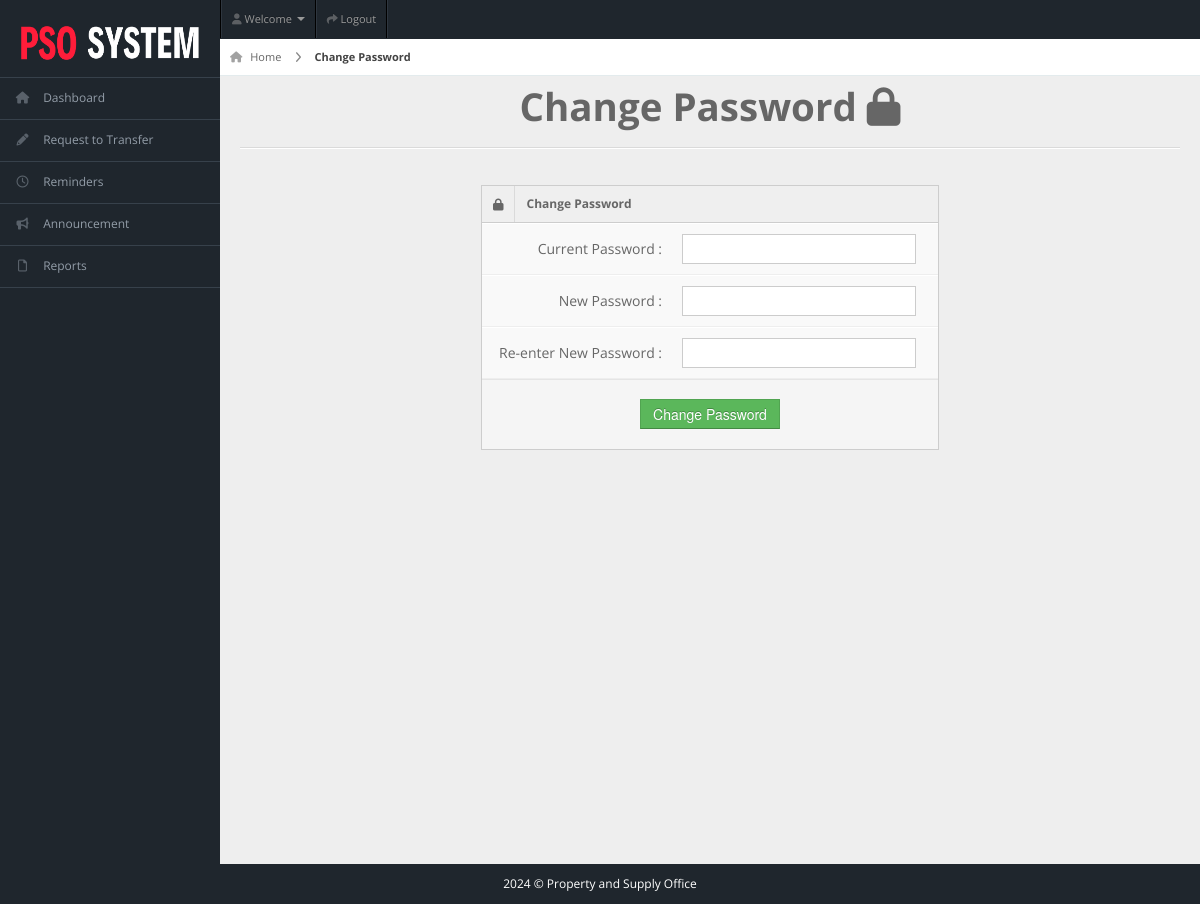
Before: /customer/pages/change-password.php (signed in) with the older database file.
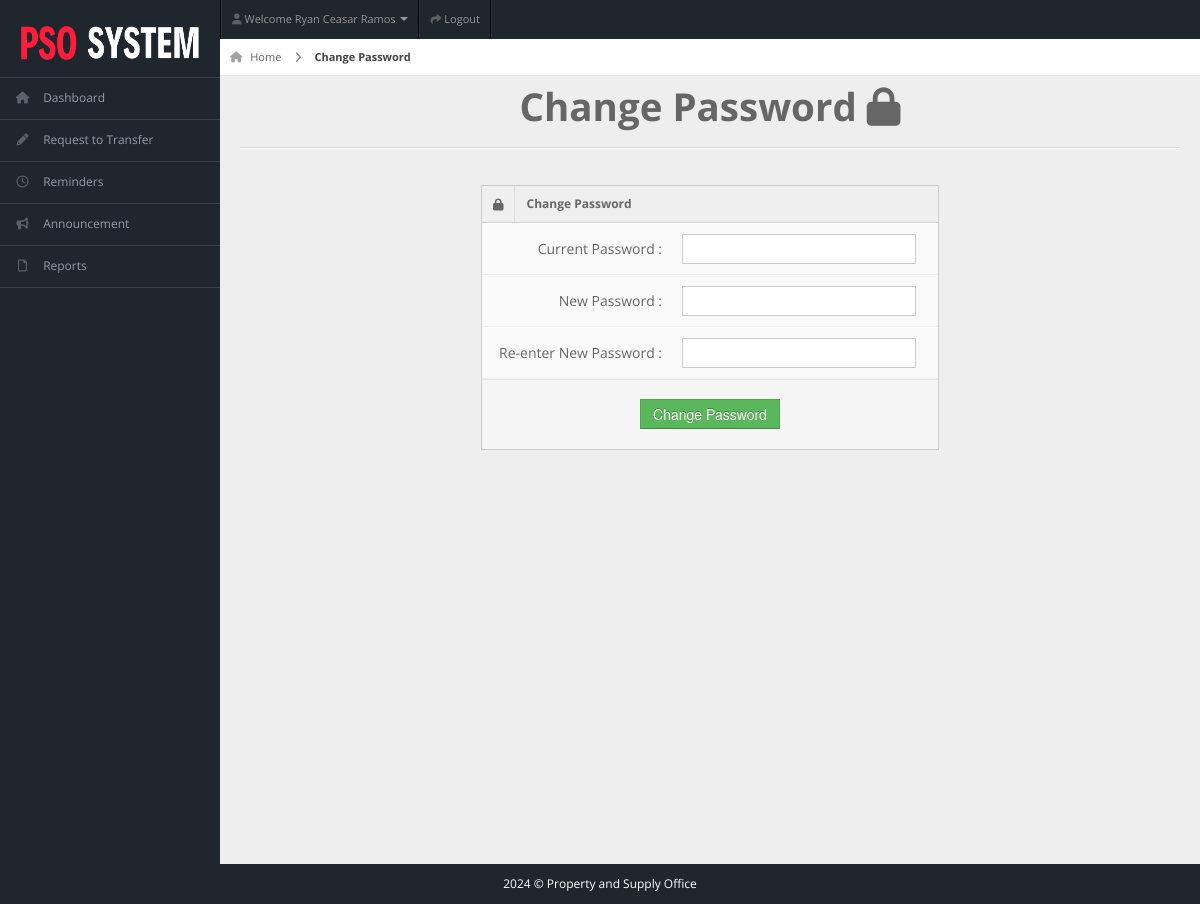
After: the same page with the newer database file.
### tables this page shows
CREATE TABLE IF NOT EXISTS `members` (
  `user_id` int NOT NULL AUTO_INCREMENT,
  `fullname` varchar(20) NOT NULL,
  `username` varchar(20) NOT NULL,
  `email` varchar(255) NOT NULL,
  `password` varchar(100) NOT NULL,
  `gender` varchar(20) NOT NULL,
  `dor` date NOT NULL,
  `profile_picture` varchar(255) DEFAULT NULL,
  `reminder` int NOT NULL DEFAULT '0',
  `services` varchar(50) NOT NULL,
  `amount` int NOT NULL,
  `paid_date` date NOT NULL,
  `p_year` int NOT NULL,
  `plan` varchar(100) NOT NULL,
  `address` varchar(20) NOT NULL,
  `contact` varchar(10) NOT NULL,
  `status` varchar(20) NOT NULL DEFAULT 'Active',
  `attendance_count` int NOT NULL,
  `ini_weight` int NOT NULL DEFAULT '0',
  `curr_weight` int NOT NULL DEFAULT '0',
  `ini_bodytype` varchar(50) NOT NULL,
  `curr_bodytype` varchar(50) NOT NULL,
  `progress_date` date NOT NULL,
  PRIMARY KEY (`user_id`)
);

### customer/includes/topheader.php (the view, shortened to what this page needs)
<?php
$user_name = '';
if (isset($_SESSION['fullname'])) {
  $user_name = $_SESSION['fullname'];
} else {
  include "../dbcon.php";
  if (isset($_SESSION['user_id'])) {
    $user_id = $_SESSION['user_id'];
    $qry = "SELECT fullname FROM members WHERE user_id = '$user_id'";
    $result = mysqli_query($con, $qry);
    if ($result && $row = mysqli_fetch_assoc($result)) {
      $user_name = $row['fullname'];
    }
  }
}
?>
<div id="header">
  <img class="logo-large" src="../img/header_logo.png" alt="Logo" style="width: 200px; height: 80px;">
</div>
<div id="user-nav" class="navbar navbar-inverse">
  <ul class="nav right">
    <li class="dropdown" id="profile-messages">
      <a title="" href="#" data-toggle="dropdown" data-target="#profile-messages" class="dropdown-toggle">
        <i class="icon icon-user"></i> <span class="text"> Welcome <?php echo htmlspecialchars($user_name); ?></span> <b class="caret"></b>
      </a>
    </li>
    <li class=""><a title="" href="../logout.php"><i class="icon icon-share-alt"></i> <span class="text"> Logout</span></a></li>
  </ul>
</div>

Changed rows visible on the page:
added members: fullname "Ryan Ceasar Ramos"
